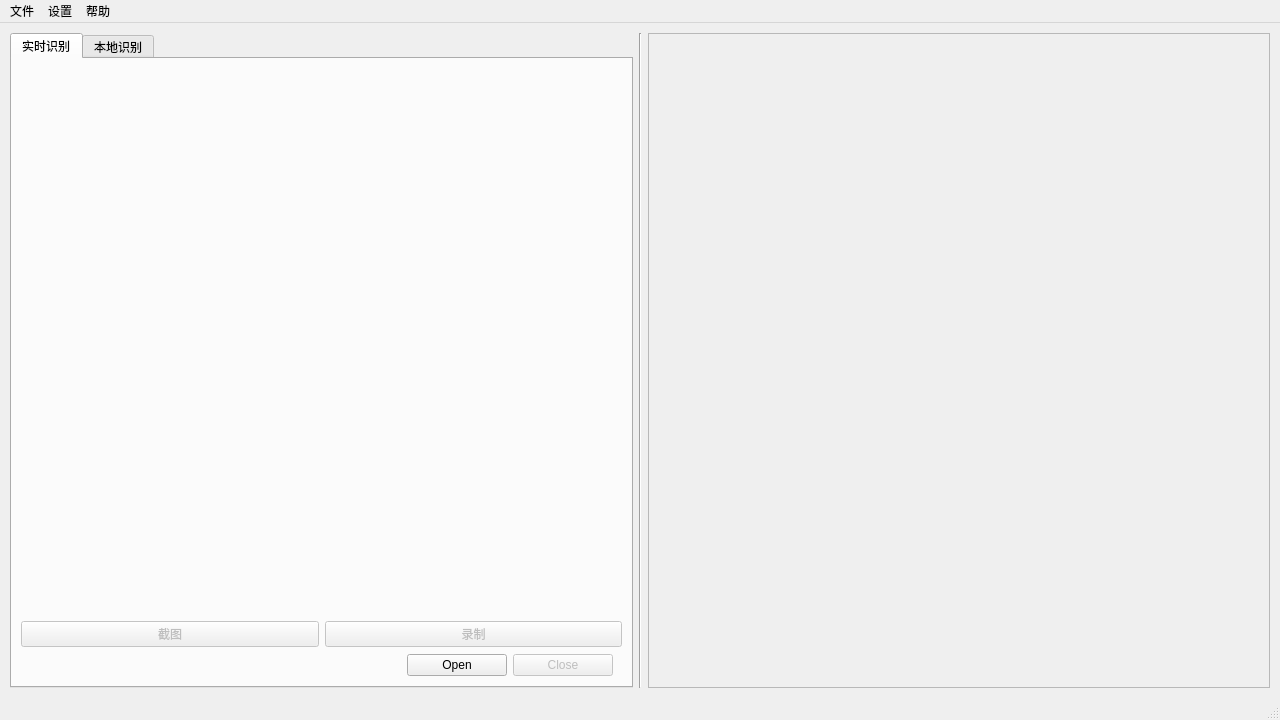
<?xml version="1.0" encoding="UTF-8"?>
<ui version="4.0">
 <class>MainWindow</class>
 <widget class="QMainWindow" name="MainWindow">
  <property name="geometry">
   <rect>
    <x>0</x>
    <y>0</y>
    <width>1280</width>
    <height>720</height>
   </rect>
  </property>
  <property name="minimumSize">
   <size>
    <width>1280</width>
    <height>720</height>
   </size>
  </property>
  <property name="windowTitle">
   <string>MainWindow</string>
  </property>
  <widget class="QWidget" name="centralwidget">
   <layout class="QHBoxLayout" name="horizontalLayout_2">
    <item>
     <widget class="QWidget" name="widget" native="true">
      <layout class="QHBoxLayout" name="horizontalLayout">
       <property name="leftMargin">
        <number>1</number>
       </property>
       <property name="topMargin">
        <number>1</number>
       </property>
       <property name="rightMargin">
        <number>1</number>
       </property>
       <property name="bottomMargin">
        <number>1</number>
       </property>
       <item>
        <widget class="QTabWidget" name="tabWidget">
         <property name="font">
          <font>
           <family>Microsoft YaHei UI</family>
          </font>
         </property>
         <property name="tabShape">
          <enum>QTabWidget::Rounded</enum>
         </property>
         <property name="currentIndex">
          <number>0</number>
         </property>
         <property name="elideMode">
          <enum>Qt::ElideNone</enum>
         </property>
         <widget class="QWidget" name="tab">
          <attribute name="title">
           <string>实时识别</string>
          </attribute>
          <layout class="QGridLayout" name="gridLayout">
           <item row="1" column="0">
            <widget class="QPushButton" name="pBtnCatchPicture">
             <property name="enabled">
              <bool>false</bool>
             </property>
             <property name="text">
              <string>截图</string>
             </property>
            </widget>
           </item>
           <item row="1" column="1">
            <widget class="QPushButton" name="pBtnRecording">
             <property name="enabled">
              <bool>false</bool>
             </property>
             <property name="text">
              <string>录制</string>
             </property>
            </widget>
           </item>
           <item row="2" column="0" colspan="2">
            <widget class="QWidget" name="widget_2" native="true">
             <property name="sizePolicy">
              <sizepolicy hsizetype="Preferred" vsizetype="Fixed">
               <horstretch>0</horstretch>
               <verstretch>0</verstretch>
              </sizepolicy>
             </property>
             <layout class="QHBoxLayout" name="horizontalLayout_4">
              <property name="topMargin">
               <number>1</number>
              </property>
              <property name="bottomMargin">
               <number>1</number>
              </property>
              <item>
               <spacer name="horizontalSpacer">
                <property name="orientation">
                 <enum>Qt::Horizontal</enum>
                </property>
                <property name="sizeHint" stdset="0">
                 <size>
                  <width>40</width>
                  <height>20</height>
                 </size>
                </property>
               </spacer>
              </item>
              <item>
               <widget class="QPushButton" name="pBtnOpenCamera">
                <property name="minimumSize">
                 <size>
                  <width>100</width>
                  <height>0</height>
                 </size>
                </property>
                <property name="text">
                 <string>Open</string>
                </property>
               </widget>
              </item>
              <item>
               <widget class="QPushButton" name="pBtnCloseCamera">
                <property name="enabled">
                 <bool>false</bool>
                </property>
                <property name="minimumSize">
                 <size>
                  <width>100</width>
                  <height>0</height>
                 </size>
                </property>
                <property name="text">
                 <string>Close</string>
                </property>
               </widget>
              </item>
             </layout>
            </widget>
           </item>
           <item row="0" column="0" colspan="2">
            <widget class="QLabel" name="CameraView">
             <property name="sizePolicy">
              <sizepolicy hsizetype="Expanding" vsizetype="Expanding">
               <horstretch>0</horstretch>
               <verstretch>0</verstretch>
              </sizepolicy>
             </property>
             <property name="minimumSize">
              <size>
               <width>480</width>
               <height>270</height>
              </size>
             </property>
             <property name="text">
              <string/>
             </property>
            </widget>
           </item>
          </layout>
         </widget>
         <widget class="QWidget" name="tab_2">
          <attribute name="title">
           <string>本地识别</string>
          </attribute>
          <layout class="QVBoxLayout" name="verticalLayout">
           <item>
            <widget class="QWidget" name="widget_3" native="true">
             <property name="sizePolicy">
              <sizepolicy hsizetype="Preferred" vsizetype="Fixed">
               <horstretch>0</horstretch>
               <verstretch>0</verstretch>
              </sizepolicy>
             </property>
             <layout class="QHBoxLayout" name="horizontalLayout_3">
              <item>
               <widget class="QLabel" name="label">
                <property name="text">
                 <string>存储路径:</string>
                </property>
               </widget>
              </item>
              <item>
               <widget class="QLineEdit" name="lineEditFilePath">
                <property name="enabled">
                 <bool>false</bool>
                </property>
               </widget>
              </item>
              <item>
               <widget class="QToolButton" name="tBtnOpenFile">
                <property name="minimumSize">
                 <size>
                  <width>50</width>
                  <height>27</height>
                 </size>
                </property>
                <property name="text">
                 <string>...</string>
                </property>
               </widget>
              </item>
             </layout>
            </widget>
           </item>
           <item>
            <widget class="QLabel" name="FileView">
             <property name="text">
              <string/>
             </property>
            </widget>
           </item>
           <item>
            <widget class="QWidget" name="widget_4" native="true">
             <property name="sizePolicy">
              <sizepolicy hsizetype="Preferred" vsizetype="Fixed">
               <horstretch>0</horstretch>
               <verstretch>0</verstretch>
              </sizepolicy>
             </property>
             <layout class="QHBoxLayout" name="horizontalLayout_5">
              <property name="topMargin">
               <number>1</number>
              </property>
              <property name="bottomMargin">
               <number>1</number>
              </property>
              <item>
               <spacer name="horizontalSpacer_2">
                <property name="orientation">
                 <enum>Qt::Horizontal</enum>
                </property>
                <property name="sizeHint" stdset="0">
                 <size>
                  <width>40</width>
                  <height>20</height>
                 </size>
                </property>
               </spacer>
              </item>
              <item>
               <widget class="QPushButton" name="pBtnFileStart">
                <property name="enabled">
                 <bool>false</bool>
                </property>
                <property name="minimumSize">
                 <size>
                  <width>100</width>
                  <height>0</height>
                 </size>
                </property>
                <property name="text">
                 <string>开始</string>
                </property>
               </widget>
              </item>
              <item>
               <widget class="QPushButton" name="pBtnFileCancel">
                <property name="enabled">
                 <bool>false</bool>
                </property>
                <property name="minimumSize">
                 <size>
                  <width>100</width>
                  <height>0</height>
                 </size>
                </property>
                <property name="text">
                 <string>停止</string>
                </property>
               </widget>
              </item>
             </layout>
            </widget>
           </item>
          </layout>
         </widget>
        </widget>
       </item>
       <item>
        <widget class="Line" name="line">
         <property name="orientation">
          <enum>Qt::Vertical</enum>
         </property>
        </widget>
       </item>
       <item>
        <widget class="QLabel" name="actionActionView">
         <property name="sizePolicy">
          <sizepolicy hsizetype="Expanding" vsizetype="Expanding">
           <horstretch>0</horstretch>
           <verstretch>0</verstretch>
          </sizepolicy>
         </property>
         <property name="font">
          <font>
           <family>Microsoft YaHei UI</family>
          </font>
         </property>
         <property name="focusPolicy">
          <enum>Qt::StrongFocus</enum>
         </property>
         <property name="frameShape">
          <enum>QFrame::StyledPanel</enum>
         </property>
         <property name="text">
          <string/>
         </property>
        </widget>
       </item>
      </layout>
     </widget>
    </item>
   </layout>
  </widget>
  <widget class="QStatusBar" name="statusbar"/>
  <widget class="QMenuBar" name="menubar">
   <property name="geometry">
    <rect>
     <x>0</x>
     <y>0</y>
     <width>1280</width>
     <height>26</height>
    </rect>
   </property>
   <widget class="QMenu" name="menuFile">
    <property name="title">
     <string>文件</string>
    </property>
    <addaction name="actionOpenFile"/>
   </widget>
   <widget class="QMenu" name="menuSetting">
    <property name="title">
     <string>设置</string>
    </property>
    <addaction name="actionFileSavePath"/>
   </widget>
   <widget class="QMenu" name="menuHelp">
    <property name="title">
     <string>帮助</string>
    </property>
    <addaction name="actionHelp"/>
    <addaction name="separator"/>
    <addaction name="actionAbout"/>
   </widget>
   <addaction name="menuFile"/>
   <addaction name="menuSetting"/>
   <addaction name="menuHelp"/>
  </widget>
  <action name="actionOpenFile">
   <property name="text">
    <string>打开 (O)</string>
   </property>
   <property name="shortcut">
    <string>Ctrl+O</string>
   </property>
  </action>
  <action name="actionHelp">
   <property name="text">
    <string>帮助 (H)</string>
   </property>
   <property name="shortcut">
    <string>Ctrl+H</string>
   </property>
  </action>
  <action name="actionAbout">
   <property name="text">
    <string>关于</string>
   </property>
  </action>
  <action name="actionFileSavePath">
   <property name="text">
    <string>保存目录 (S)</string>
   </property>
   <property name="shortcut">
    <string>Ctrl+S</string>
   </property>
  </action>
 </widget>
 <resources/>
 <connections/>
</ui>
